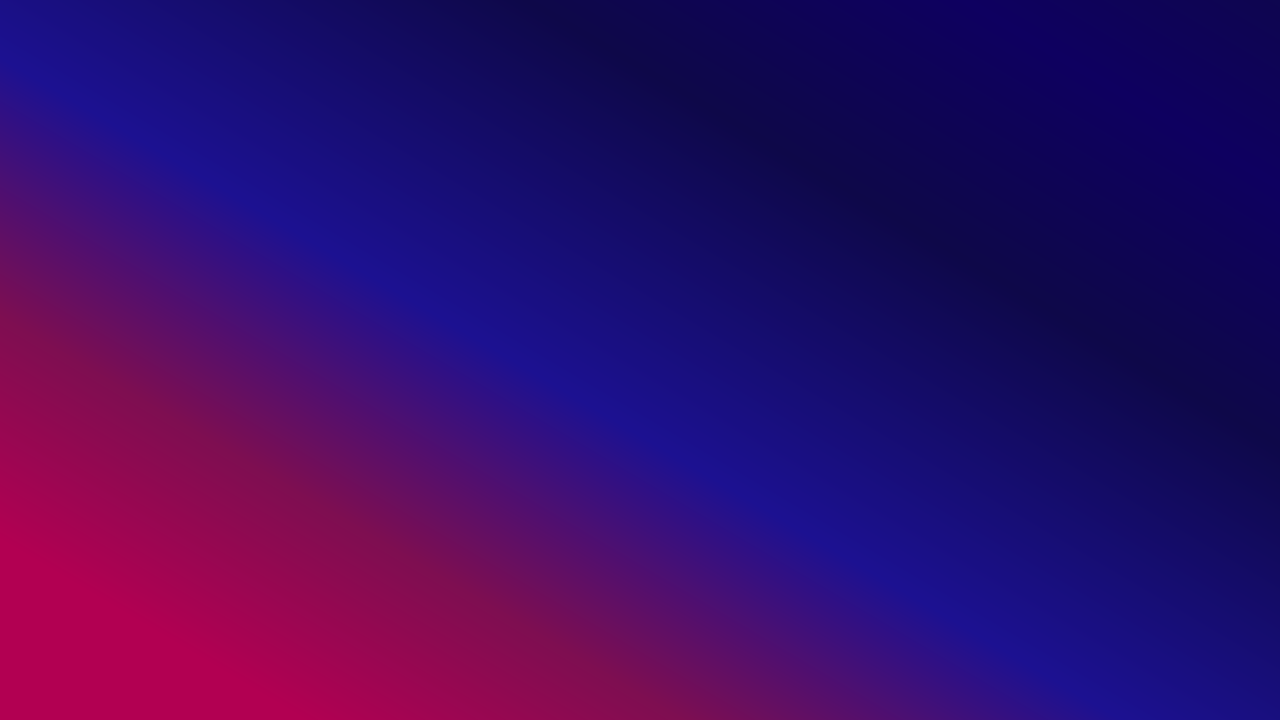
<?xml version="1.0" encoding="UTF-8"?>
<ui version="4.0">
 <class>MainWindow</class>
 <widget class="QMainWindow" name="MainWindow">
  <property name="geometry">
   <rect>
    <x>0</x>
    <y>0</y>
    <width>1280</width>
    <height>720</height>
   </rect>
  </property>
  <property name="windowTitle">
   <string>MainWindow</string>
  </property>
  <property name="windowIcon">
   <iconset theme="applications-engineering">
    <normaloff>.</normaloff>.</iconset>
  </property>
  <widget class="QWidget" name="centralwidget">
   <widget class="QWidget" name="widget" native="true">
    <property name="geometry">
     <rect>
      <x>0</x>
      <y>0</y>
      <width>1280</width>
      <height>720</height>
     </rect>
    </property>
    <property name="minimumSize">
     <size>
      <width>1280</width>
      <height>720</height>
     </size>
    </property>
    <property name="maximumSize">
     <size>
      <width>1280</width>
      <height>720</height>
     </size>
    </property>
    <property name="styleSheet">
     <string notr="true">background-color: qlineargradient(spread:reflect, x1:1, y1:0.017, x2:0, y2:0.607955, stop:0 rgba(0, 0, 0, 255), stop:0.05 rgba(14, 8, 73, 255), stop:0.36 rgba(28, 17, 145, 255), stop:0.6 rgba(126, 14, 81, 255), stop:0.75 rgba(234, 11, 11, 255), stop:0.79 rgba(244, 70, 5, 255), stop:0.86 rgba(255, 136, 0, 255), stop:0.935 rgba(239, 236, 55, 255));
background-color: qlineargradient(spread:reflect, x1:0.893855, y1:0.153, x2:0, y2:1, stop:0 rgba(14, 0, 96, 255), stop:0.201117 rgba(14, 8, 73, 255), stop:0.486034 rgba(28, 17, 145, 255), stop:0.687151 rgba(126, 14, 81, 255), stop:0.860335 rgba(178, 0, 82, 255));</string>
    </property>
   </widget>
  </widget>
 </widget>
 <resources/>
 <connections/>
</ui>
